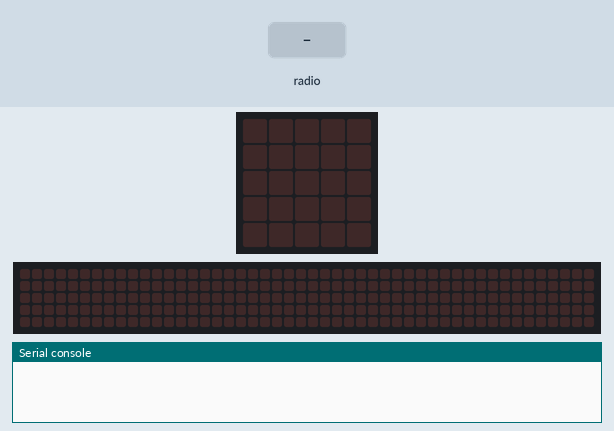
The program below on a simulated BBC micro:bit running MicroPython. On the bench: the board's 5×5 LED display, a strip that is not on the board, showing the scrolling text unrolled, the last lines printed to the serial console. The test bench sets the inputs (shaded band). The 48×5 strip is a reading aid, not a part: it shows the text the display is scrolling, unrolled, one strip-width of it at a time.

Above: at 1.2 s.
1.3 s: radio message "1" arrives
At 1.37 s:
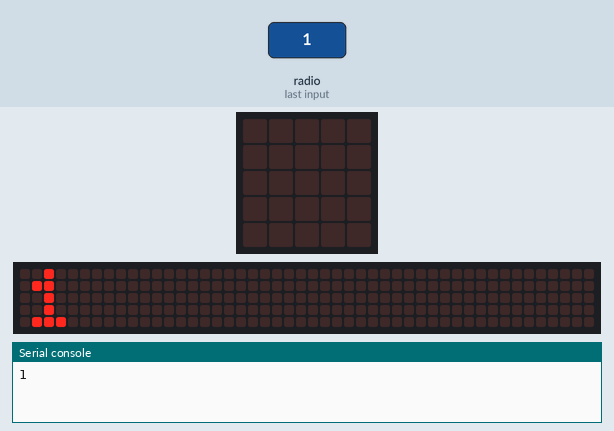
At 1.82 s:
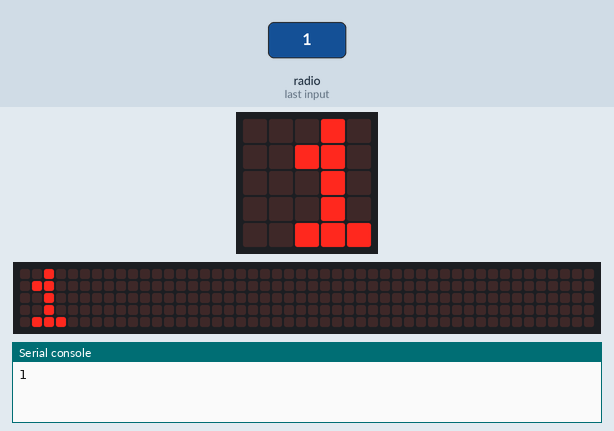
Timing chart, 0 to 4.3 s (numbered marks = the images above; inputs shaded):
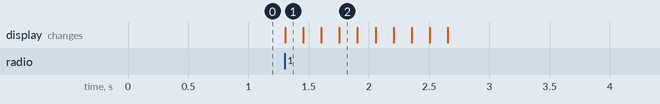

Measured:
- after the input at 1.3 s, the display: changes at once (image 1)

The program:

A_estacio_meteo_receptor_minim.py
```python
# Solucionari Repte SA8-A · Estacio meteo - RECEPTOR (REQUISIT MINIM)
# Rep el valor per radio i el mostra (i l'imprimeix pel port serie).

from microbit import *
import radio

radio.on()
radio.config(group=10)

while True:
    missatge = radio.receive()
    if missatge is not None:
        print(missatge)           # apareix al REPL/monitor serie
        display.scroll(missatge)  # mostra el valor rebut
    sleep(50)
```
